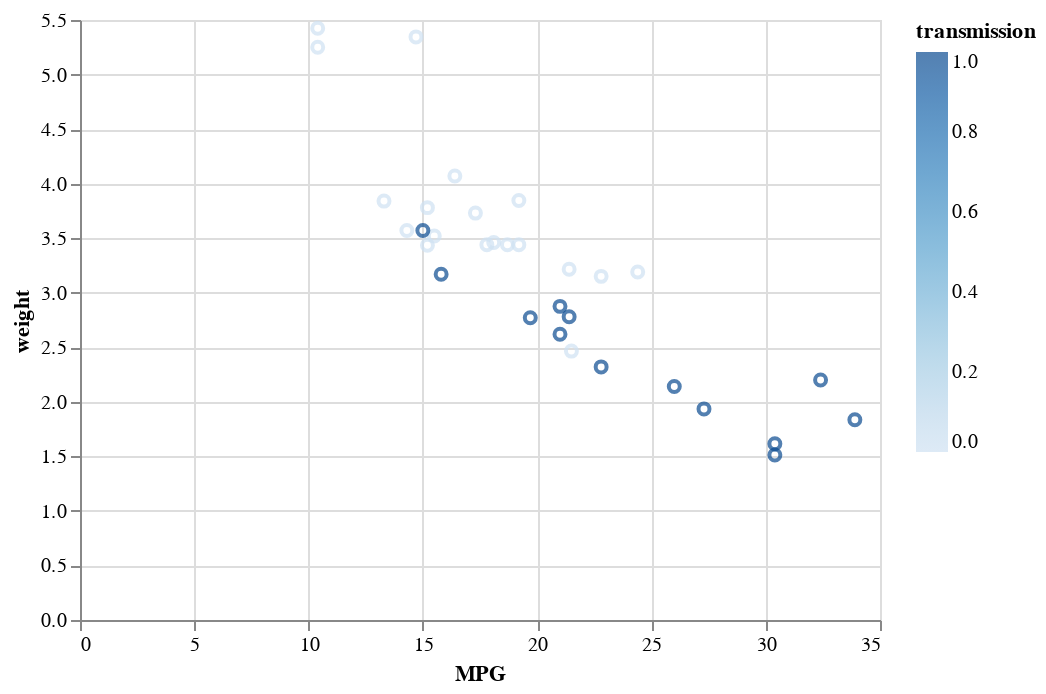

The notebook cell saved with this chart:
### Markdown cell above
Let's try some basic variants on the plot. 

Maybe we want to compare different transmission types. For this, we can use the color encoding for the transmission data:

### Code cell
#2.1 MPG, weight, vs. transmission
alt.Chart(mtcars).mark_point().encode(
    x='MPG',
    y='weight',
    color='transmission'
)

### Figure 1 — Vega-Lite specification as saved in the notebook (floating-point values rounded to 4 significant figures)
{"config": {"view": {"continuousWidth": 400, "continuousHeight": 300}}, "data": {"name": "data-9409cf149fcd97d1b95049972fed8558"}, "mark": "point", "encoding": {"color": {"field": "transmission", "type": "quantitative"}, "x": {"field": "MPG", "type": "quantitative"}, "y": {"field": "weight", "type": "quantitative"}}, "$schema": "https://vega.github.io/schema/vega-lite/v4.17.0.json", "datasets": {"data-9409cf149fcd97d1b95049972fed8558": [{"model": "Mazda RX4", "MPG": 21.0, "cylinders": 6, "displacement": 160.0, "HP": 110, "rear_axle_ratio": 3.9, "weight": 2.62, "qsec": 16.46, "vs": 0, "transmission": 1, "gears": 4, "carb": 4}, {"model": "Mazda RX4 Wag", "MPG": 21.0, "cylinders": 6, "displacement": 160.0, "HP": 110, "rear_axle_ratio": 3.9, "weight": 2.875, "qsec": 17.02, "vs": 0, "transmission": 1, "gears": 4, "carb": 4}, {"model": "Datsun 710", "MPG": 22.8, "cylinders": 4, "displacement": 108.0, "HP": 93, "rear_axle_ratio": 3.85, "weight": 2.32, "qsec": 18.61, "vs": 1, "transmission": 1, "gears": 4, "carb": 1}, {"model": "Hornet 4 Drive", "MPG": 21.4, "cylinders": 6, "displacement": 258.0, "HP": 110, "rear_axle_ratio": 3.08, "weight": 3.215, "qsec": 19.44, "vs": 1, "transmission": 0, "gears": 3, "carb": 1}, {"model": "Hornet Sportabout", "MPG": 18.7, "cylinders": 8, "displacement": 360.0, "HP": 175, "rear_axle_ratio": 3.15, "weight": 3.44, "qsec": 17.02, "vs": 0, "transmission": 0, "gears": 3, "carb": 2}, {"model": "Valiant", "MPG": 18.1, "cylinders": 6, "displacement": 225.0, "HP": 105, "rear_axle_ratio": 2.76, "weight": 3.46, "qsec": 20.22, "vs": 1, "transmission": 0, "gears": 3, "carb": 1}, {"model": "Duster 360", "MPG": 14.3, "cylinders": 8, "displacement": 360.0, "HP": 245, "rear_axle_ratio": 3.21, "weight": 3.57, "qsec": 15.84, "vs": 0, "transmission": 0, "gears": 3, "carb": 4}, {"model": "Merc 240D", "MPG": 24.4, "cylinders": 4, "displacement": 146.7, "HP": 62, "rear_axle_ratio": 3.69, "weight": 3.19, "qsec": 20.0, "vs": 1, "transmission": 0, "gears": 4, "carb": 2}, {"model": "Merc 230", "MPG": 22.8, "cylinders": 4, "displacement": 140.8, "HP": 95, "rear_axle_ratio": 3.92, "weight": 3.15, "qsec": 22.9, "vs": 1, "transmission": 0, "gears": 4, "carb": 2}, {"model": "Merc 280", "MPG": 19.2, "cylinders": 6, "displacement": 167.6, "HP": 123, "rear_axle_ratio": 3.92, "weight": 3.44, "qsec": 18.3, "vs": 1, "transmission": 0, "gears": 4, "carb": 4}, {"model": "Merc 280C", "MPG": 17.8, "cylinders": 6, "displacement": 167.6, "HP": 123, "rear_axle_ratio": 3.92, "weight": 3.44, "qsec": 18.9, "vs": 1, "transmission": 0, "gears": 4, "carb": 4}, {"model": "Merc 450SE", "MPG": 16.4, "cylinders": 8, "displacement": 275.8, "HP": 180, "rear_axle_ratio": 3.07, "weight": 4.07, "qsec": 17.4, "vs": 0, "transmission": 0, "gears": 3, "carb": 3}, {"model": "Merc 450SL", "MPG": 17.3, "cylinders": 8, "displacement": 275.8, "HP": 180, "rear_axle_ratio": 3.07, "weight": 3.73, "qsec": 17.6, "vs": 0, "transmission": 0, "gears": 3, "carb": 3}, {"model": "Merc 450SLC", "MPG": 15.2, "cylinders": 8, "displacement": 275.8, "HP": 180, "rear_axle_ratio": 3.07, "weight": 3.78, "qsec": 18.0, "vs": 0, "transmission": 0, "gears": 3, "carb": 3}, {"model": "Cadillac Fleetwood", "MPG": 10.4, "cylinders": 8, "displacement": 472.0, "HP": 205, "rear_axle_ratio": 2.93, "weight": 5.25, "qsec": 17.98, "vs": 0, "transmission": 0, "gears": 3, "carb": 4}, {"model": "Lincoln Continental", "MPG": 10.4, "cylinders": 8, "displacement": 460.0, "HP": 215, "rear_axle_ratio": 3.0, "weight": 5.424, "qsec": 17.82, "vs": 0, "transmission": 0, "gears": 3, "carb": 4}, {"model": "Chrysler Imperial", "MPG": 14.7, "cylinders": 8, "displacement": 440.0, "HP": 230, "rear_axle_ratio": 3.23, "weight": 5.345, "qsec": 17.42, "vs": 0, "transmission": 0, "gears": 3, "carb": 4}, {"model": "Fiat 128", "MPG": 32.4, "cylinders": 4, "displacement": 78.7, "HP": 66, "rear_axle_ratio": 4.08, "weight": 2.2, "qsec": 19.47, "vs": 1, "transmission": 1, "gears": 4, "carb": 1}, {"model": "Honda Civic", "MPG": 30.4, "cylinders": 4, "displacement": 75.7, "HP": 52, "rear_axle_ratio": 4.93, "weight": 1.615, "qsec": 18.52, "vs": 1, "transmission": 1, "gears": 4, "carb": 2}, {"model": "Toyota Corolla", "MPG": 33.9, "cylinders": 4, "displacement": 71.1, "HP": 65, "rear_axle_ratio": 4.22, "weight": 1.835, "qsec": 19.9, "vs": 1, "transmission": 1, "gears": 4, "carb": 1}, {"model": "Toyota Corona", "MPG": 21.5, "cylinders": 4, "displacement": 120.1, "HP": 97, "rear_axle_ratio": 3.7, "weight": 2.465, "qsec": 20.01, "vs": 1, "transmission": 0, "gears": 3, "carb": 1}, {"model": "Dodge Challenger", "MPG": 15.5, "cylinders": 8, "displacement": 318.0, "HP": 150, "rear_axle_ratio": 2.76, "weight": 3.52, "qsec": 16.87, "vs": 0, "transmission": 0, "gears": 3, "carb": 2}, {"model": "AMC Javelin", "MPG": 15.2, "cylinders": 8, "displacement": 304.0, "HP": 150, "rear_axle_ratio": 3.15, "weight": 3.435, "qsec": 17.3, "vs": 0, "transmission": 0, "gears": 3, "carb": 2}, {"model": "Camaro Z28", "MPG": 13.3, "cylinders": 8, "displacement": 350.0, "HP": 245, "rear_axle_ratio": 3.73, "weight": 3.84, "qsec": 15.41, "vs": 0, "transmission": 0, "gears": 3, "carb": 4}, {"model": "Pontiac Firebird", "MPG": 19.2, "cylinders": 8, "displacement": 400.0, "HP": 175, "rear_axle_ratio": 3.08, "weight": 3.845, "qsec": 17.05, "vs": 0, "transmission": 0, "gears": 3, "carb": 2}, {"model": "Fiat X1-9", "MPG": 27.3, "cylinders": 4, "displacement": 79.0, "HP": 66, "rear_axle_ratio": 4.08, "weight": 1.935, "qsec": 18.9, "vs": 1, "transmission": 1, "gears": 4, "carb": 1}, {"model": "Porsche 914-2", "MPG": 26.0, "cylinders": 4, "displacement": 120.3, "HP": 91, "rear_axle_ratio": 4.43, "weight": 2.14, "qsec": 16.7, "vs": 0, "transmission": 1, "gears": 5, "carb": 2}, {"model": "Lotus Europa", "MPG": 30.4, "cylinders": 4, "displacement": 95.1, "HP": 113, "rear_axle_ratio": 3.77, "weight": 1.513, "qsec": 16.9, "vs": 1, "transmission": 1, "gears": 5, "carb": 2}, {"model": "Ford Pantera L", "MPG": 15.8, "cylinders": 8, "displacement": 351.0, "HP": 264, "rear_axle_ratio": 4.22, "weight": 3.17, "qsec": 14.5, "vs": 0, "transmission": 1, "gears": 5, "carb": 4}, {"model": "Ferrari Dino", "MPG": 19.7, "cylinders": 6, "displacement": 145.0, "HP": 175, "rear_axle_ratio": 3.62, "weight": 2.77, "qsec": 15.5, "vs": 0, "transmission": 1, "gears": 5, "carb": 6}, {"model": "Maserati Bora", "MPG": 15.0, "cylinders": 8, "displacement": 301.0, "HP": 335, "rear_axle_ratio": 3.54, "weight": 3.57, "qsec": 14.6, "vs": 0, "transmission": 1, "gears": 5, "carb": 8}, {"model": "Volvo 142E", "MPG": 21.4, "cylinders": 4, "displacement": 121.0, "HP": 109, "rear_axle_ratio": 4.11, "weight": 2.78, "qsec": 18.6, "vs": 1, "transmission": 1, "gears": 4, "carb": 2}]}}
